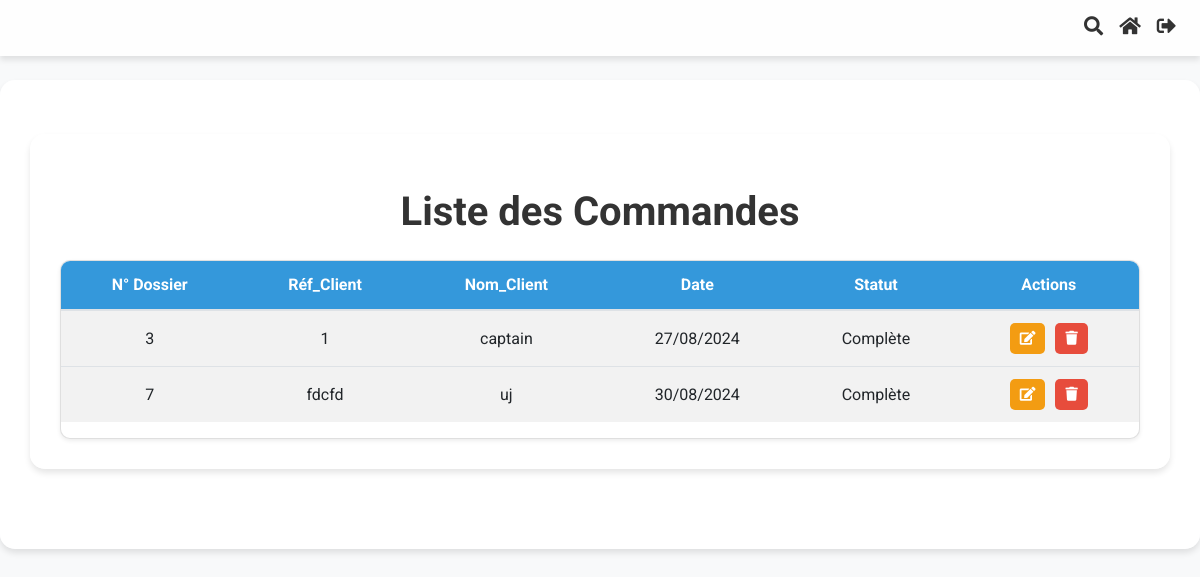
Screenshot of /application/commandes/ (signed in) with the database file from the repository.
### Application/models.py (models this page shows, shortened)
class Commande(models.Model):
    order_id = models.AutoField(primary_key=True)
    date_time = models.DateTimeField(auto_now_add=True)
    company_reference_number = models.CharField(max_length=100)
    client_name = models.CharField(max_length=100, default="")
    adresse = models.CharField(max_length=255, blank=True, null=True)
    email = models.EmailField(blank=True, null=True)
    fax = models.CharField(max_length=50, blank=True, null=True)
    ice = models.CharField(max_length=50, blank=True, null=True)
    infographiste = models.CharField(max_length=100, blank=True, null=True)
    order_status = models.CharField(max_length=50, choices=[
        ('draft', 'Draft'),
        ('completed', 'Completed')
    ])
    bc_number = models.CharField(max_length=50, blank=True, null=True)
    date_bc = models.DateField(blank=True, null=True)
    devis_date = models.DateTimeField(blank=True, null=True)
    devis_numero = models.IntegerField(null=True, blank=True)
    facture_date = models.DateTimeField(blank=True, null=True)
    facture_numero = models.IntegerField(null=True, blank=True)
    bl_date = models.DateTimeField(blank=True, null=True)
    bl_numero = models.IntegerField(null=True, blank=True)
    remarque = models.CharField(max_length=50, choices=[
        ('paye', 'Payé'),
        ('non_paye', 'Non Payé')
    ], default='non payé')
    facture_status = models.CharField(max_length=50, choices=[
            ('no_facture', 'Pas de Facture'),
            ('facture_termine', 'Facture Terminée')
        ], default='pas de facture')
    bl_status = models.CharField(max_length=50, choices=[
            ('no_bl', 'Pas de bon_livraison'),
            ('bl_termine', 'bon_livraison Terminé')
        ], default='pas de bon_livraison')
    devis_status = models.CharField(max_length=50, choices=[
            ('no_devis', 'Pas de Devis'),
            ('devis_termine', 'Devis Terminé')
        ], default='pas de devis')

### Application/views.py (the view)
# urls.py: path('commandes/', views.liste_commandes, name='liste_commandes'),
@login_required
def liste_commandes(request):
    query = request.GET.get('q')
    if query:
        commandes = Commande.objects.filter(
            Q(order_id__icontains=query) |
            Q(client_name__icontains=query)
        )
    else:
        commandes = Commande.objects.filter(order_status__in=['draft', 'completed'])
    is_assistant = request.user.groups.filter(name='Assistants').exists()
    return render(request, 'Application/liste_commandes.html', {'commandes': commandes, 'is_assistant': is_assistant})

### Application/templatetags/commande_extras.py (called while the page is built)
@register.filter
def translate_status(status):
    translations = {
        'draft': 'Incomplète',
        'completed': 'Complète',
        'devis': 'Devis',
        'facture': 'Facture',
        'bon_livraison': 'Bon de Livraison',
        'situation_client': 'Situation Client'
    }
    return translations.get(status, status)

### Application/templates/Application/liste_commandes.html (shortened to what this page needs)
{% extends "base.html" %}
{% load static %}
{% load commande_extras %}
{% block content %}
<div class="container mt-4">
    <h1 class="text-center header-title my-4">Liste des Commandes</h1>
    <div class="card shadow-sm custom-table">
                <table class="table table-striped">
                    <thead>
                        <tr>
                            <th>N° Dossier</th>
                            <th>Réf_Client</th>
                            <th>Nom_Client</th>
                            <th>Date</th>
                            <th>Statut</th>
                            <th>Actions</th>
                        </tr>
                    </thead>
                    <tbody>
                        {% if commandes %}
                            {% for commande in commandes %}
                                <tr>
                                    <td>{{ commande.order_id }}</td>
                                    <td>{{ commande.company_reference_number }}</td>
                                    <td>{{ commande.client_name }}</td>
                                    <td>{{ commande.date_time|date:"d/m/Y" }}</td>
                                    <td>{{ commande.order_status|translate_status }}</td>
                                    <td>
                                        <div class="btn-container">
                                            <a href="{% url 'modifier_commande' commande.pk %}" class="btn btn-sm btn-custom-warning">
                                                <i class="fas fa-edit"></i>
                                            </a>
                                            <a href="{% url 'supprimer_commande' commande.pk %}" class="btn btn-sm btn-custom-danger" onclick="return confirm('Etes-vous sûr de vouloir supprimer cette commande?');">
                                                <i class="fas fa-trash"></i>
                                            </a>
                                        </div>
                                    </td>
                                </tr>
                            {% endfor %}
                        {% else %}
                            <tr>
                                <td colspan="6" class="text-center">Aucune commande disponible.</td>
                            </tr>
                        {% endif %}
                    </tbody>
                </table>
        </div>
</div>
{% endblock %}

### Application/templates/Application/liste_commandes.html (style rules this page uses)
body { font-family: 'Roboto', sans-serif; background-color: #f8f9fa; }
.custom-table { background-color: #fff; border-radius: 10px; box-shadow: 0 4px 8px rgba(0, 0, 0, 0.1); overflow: hidden; margin-top: 20px; }
.custom-table th, .custom-table td { padding: 12px 15px; text-align: center; }
.custom-table th { background-color: #3498db; color: #fff; font-weight: bold; border: none; }
.custom-table tbody tr:nth-child(even) { background-color: #f2f2f2; }
.btn-custom-warning { background-color: #f39c12; color: #fff; border: none; transition: background-color 0.3s ease; border-radius: 5px; padding: 5px 10px; }
.btn-custom-danger { background-color: #e74c3c; color: #fff; border: none; transition: background-color 0.3s ease; border-radius: 5px; padding: 5px 10px; }
.header-title { font-family: 'Roboto', sans-serif; color: #333; font-weight: 700; margin-bottom: 20px; }
.btn-container { display: flex; justify-content: center; gap: 10px; }

### rows the page displays
Commande: order_id "3", company_reference_number "1", client_name "captain", date_time "27/08/2024", order_status|translate_status "Complète"
Commande: order_id "7", company_reference_number "fdcfd", client_name "uj", date_time "30/08/2024", order_status|translate_status "Complète"
